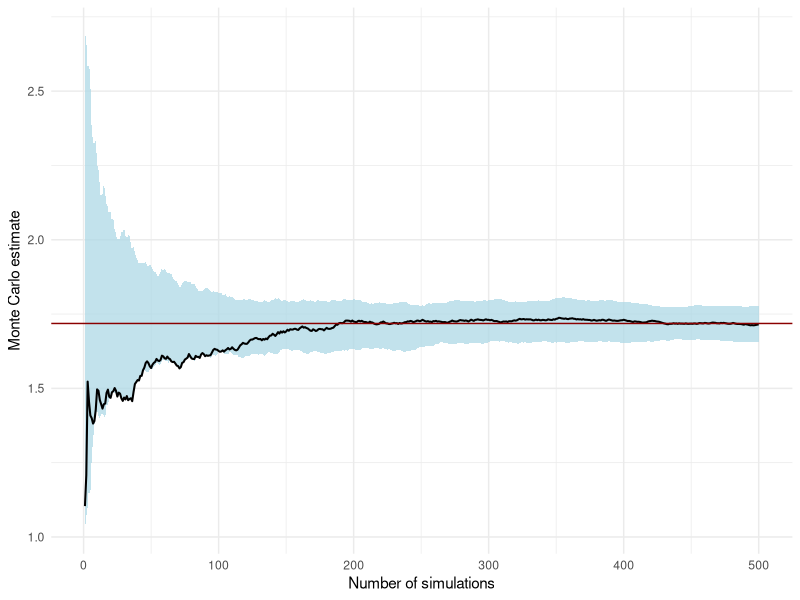
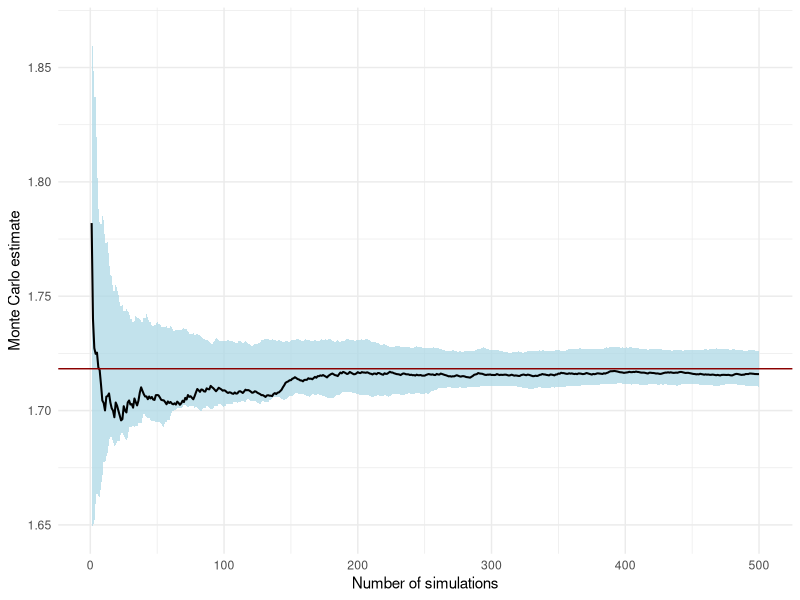
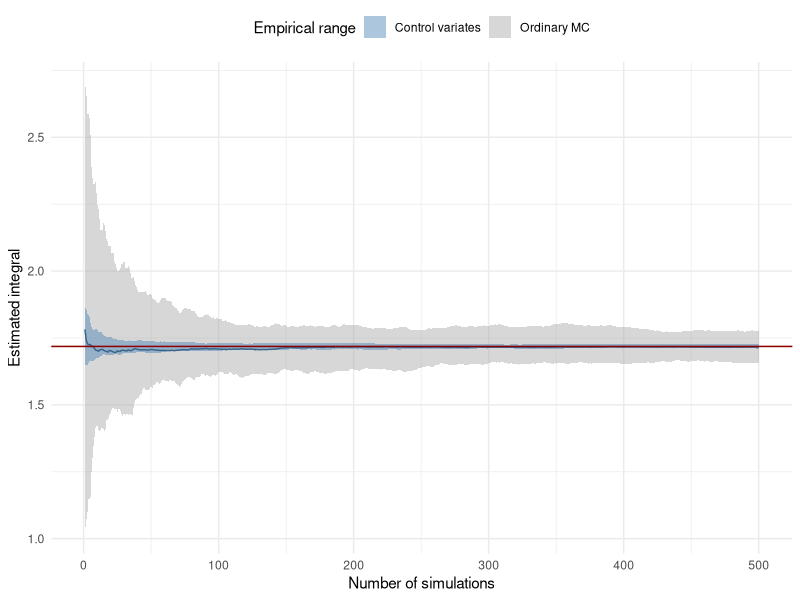

Reproduce these figures in R, in order.
##########################################################
# Control variate                    
# Author: Jose Antonio Perusquia Cortes
# Afil: Facultad de Ciencias - UNAM
# Module: Stochastic Simulation 
##########################################################

##########################################################
# Libraries 
library(ggplot2)      # Version 4.0.2
library(ggthemes)     # Version 5.2.0
library(dplyr)        # Version 1.2.0
##########################################################

##########################################################
# Estimate integral of exp(x) from 0 to 1 using independent
# uniform (0,1) distributions
# exact probability: exo(1)-1
set.seed(314)
I_true = exp(1) - 1

# We consider m independent Monte Carlo experiments
# each one of size n
m = 100
n = 500

# Ordinary Monte Carlo
U = matrix(runif(n * m),nrow = m, ncol = n, byrow = TRUE)
theta_MC = t(apply(exp(U), 1, cummean))

# Point estimate (the first row) and empirical range
df_theta_MC = data.frame(
  n = 1:n,
  estimate = theta_MC[1, ],
  lower = apply(theta_MC, 2, min),
  upper = apply(theta_MC, 2, max)
)

ggplot(df_theta_MC, aes(x = n)) +
  geom_ribbon(
    aes(ymin = lower, ymax = upper),
    fill = "lightblue",
    alpha = 0.75
  ) +
  geom_line(
    aes(y = estimate),
    linewidth = 0.7
  ) +
  geom_hline(
    yintercept = I_true,
    col = "darkred"
  ) +
  theme_minimal() +
  labs(
    x = "Number of simulations",
    y = "Monte Carlo estimate"
  )
##########################################################

##########################################################
# Control variate 

# Optimal coefficient
beta = 6 * (3 - exp(1))
Y_CV = exp(U) - beta * (U - 0.5)

# Point estimate and empirical range
theta_CV = t(apply(Y_CV, 1, cummean))

df_theta_CV = data.frame(
  n = 1:n,
  estimate = theta_CV[1, ],
  lower = apply(theta_CV, 2, min),
  upper = apply(theta_CV, 2, max)
)

ggplot(df_theta_CV, aes(x = n)) +
  geom_ribbon(
    aes(ymin = lower, ymax = upper),
    fill = "lightblue",
    alpha = 0.75
  ) +
  geom_line(
    aes(y = estimate),
    linewidth = 0.7
  ) +
  geom_hline(
    yintercept = I_true,
    col = "darkred"
  ) +
  theme_minimal() +
  labs(
    x = "Number of simulations",
    y = "Monte Carlo estimate"
  )

# Comparison of empirical ranges
ggplot() +
  geom_ribbon(
    data = df_theta_MC,
    aes(x = n, ymin = lower, ymax = upper,
        fill = "Ordinary MC"),
    alpha = 0.45
  ) +
  geom_ribbon(
    data = df_theta_CV,
    aes(x = n, ymin = lower, ymax = upper,
        fill = "Control variates"),
    alpha = 0.45
  ) +
  geom_line(
    data = df_theta_CV,
    aes(x = n, y = estimate),
    color = "steelblue4"
  ) +
  geom_hline(
    yintercept = I_true,
    color = "darkred"
  ) +
  scale_fill_manual(
    name = "Empirical range",
    values = c(
      "Ordinary MC" = "grey65",
      "Control variates" = "steelblue"
    )
  ) +
  theme_minimal() +
  theme(legend.position = "top") +
  labs(
    x = "Number of simulations",
    y = "Estimated integral"
  )

# Empirical variance comparison
var_MC = var(theta_MC[, n])
var_CV = var(theta_CV[, n])

c(
  MC = var_MC,
  CV = var_CV,
  Variance_reduction = var_MC / var_CV
)
##########################################################
